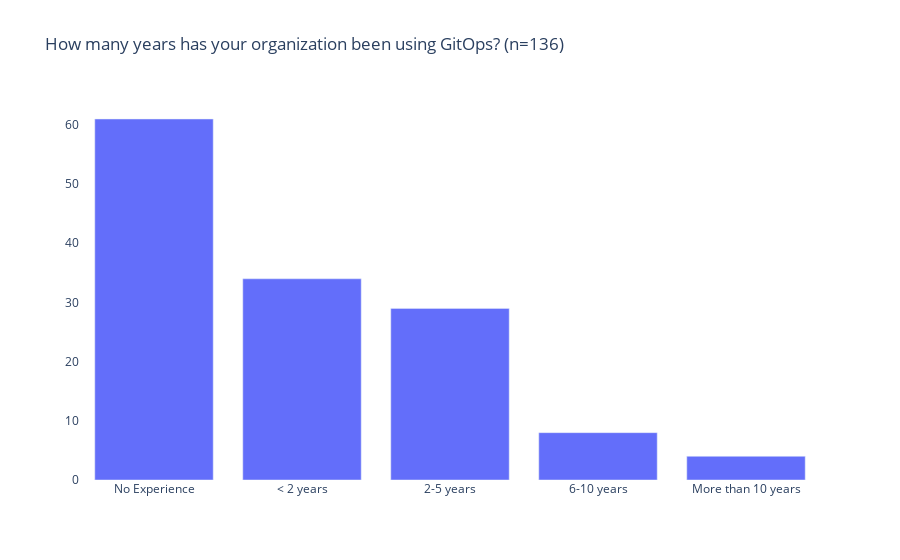

Source (notebook cell):
### Code cell
#
# Question 7 - How many years has your organization been using GitOps?
#
double_bar_chart("How many years has your organization been using GitOps?", 
                 "Work", work_df['Q7'].value_counts()[lambda x: x > 0], 
                 "Home", home_df['Q7'].value_counts()[lambda x: x > 0])

### Figure 1 — Plotly figure (JSON) as saved in the notebook; plotly's stock layout.template omitted (floating-point values rounded to 4 significant figures)
{"data": [{"name": "Work", "type": "bar", "x": ["No Experience", "&lt; 2 years", "2-5 years", "6-10 years", "More than 10 years"], "y": [61, 34, 29, 8, 4]}, {"name": "Home", "type": "bar", "x": [], "y": []}], "layout": {"autosize": true, "barmode": "stack", "plot_bgcolor": "#FFFFFF", "title": {"text": "How many years has your organization been using GitOps? (n=136)"}, "xaxis": {"autorange": true, "categoryorder": "total descending", "range": [-0.5, 4.5], "type": "category"}, "yaxis": {"autorange": true, "range": [0, 64.21], "type": "linear"}}}
